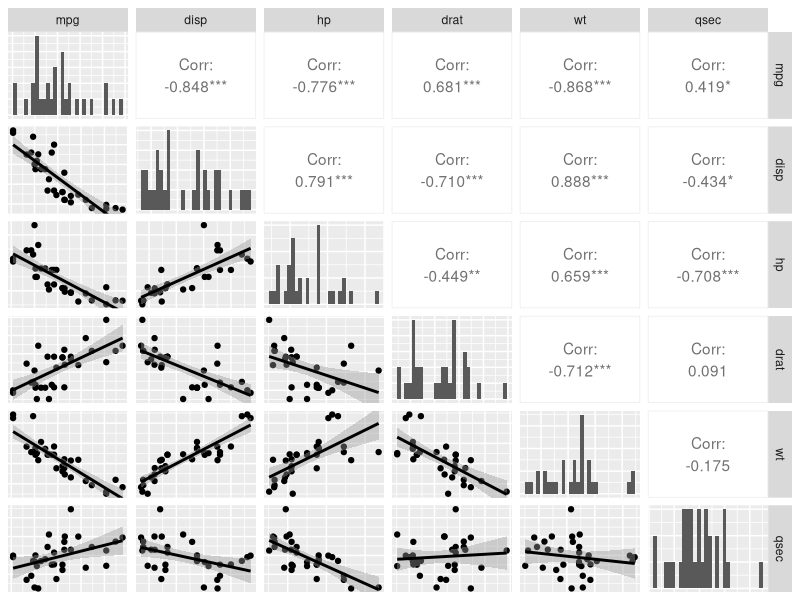
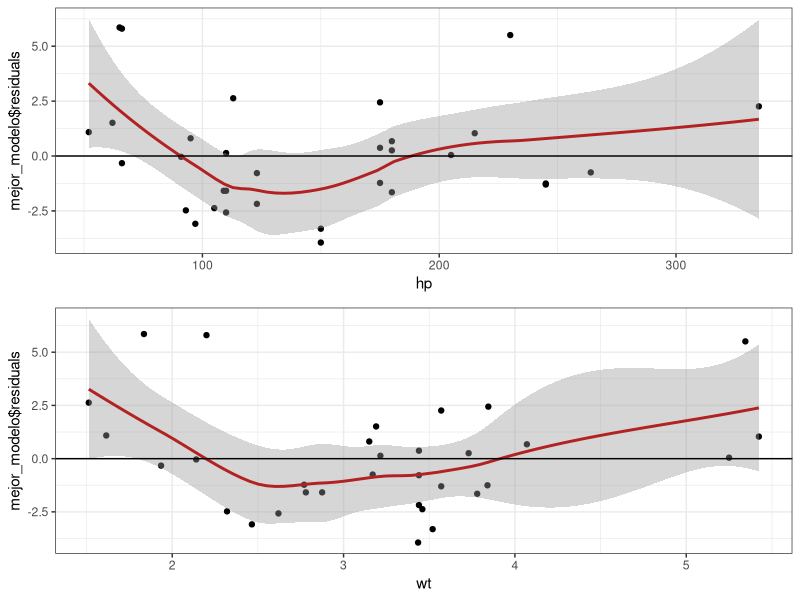
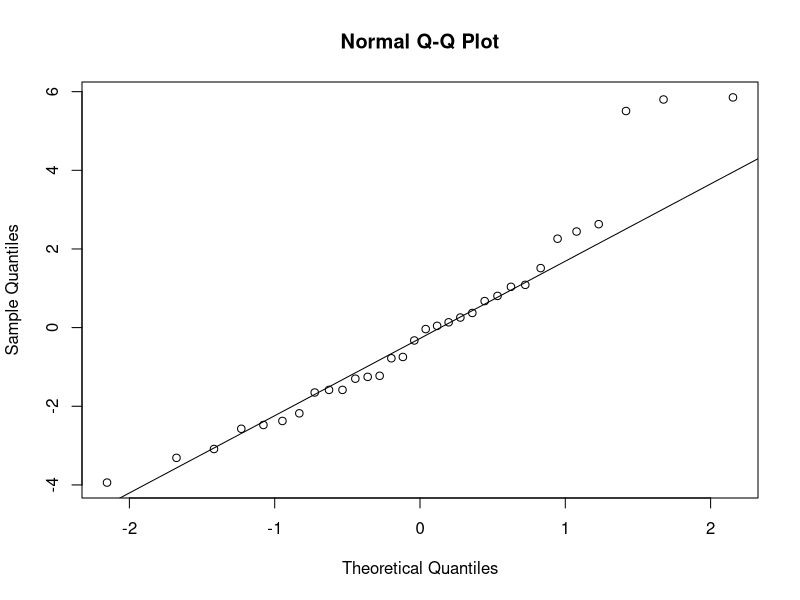
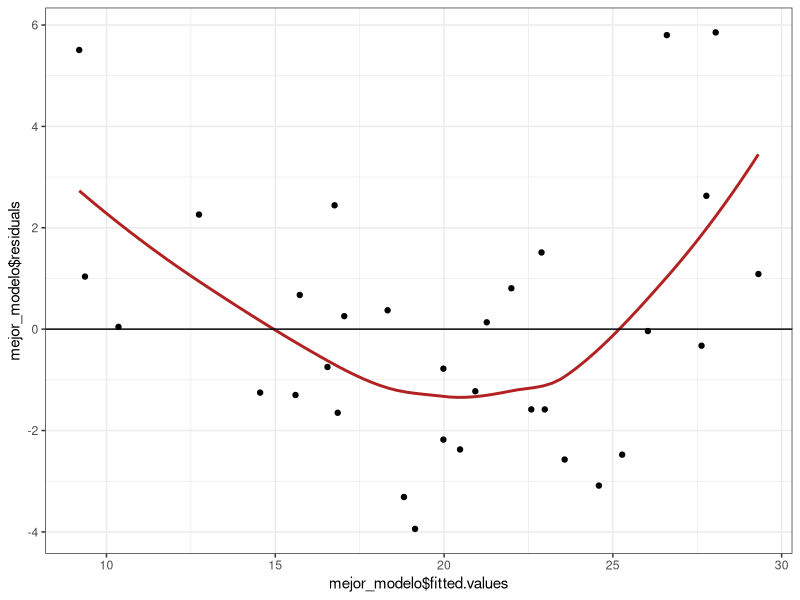
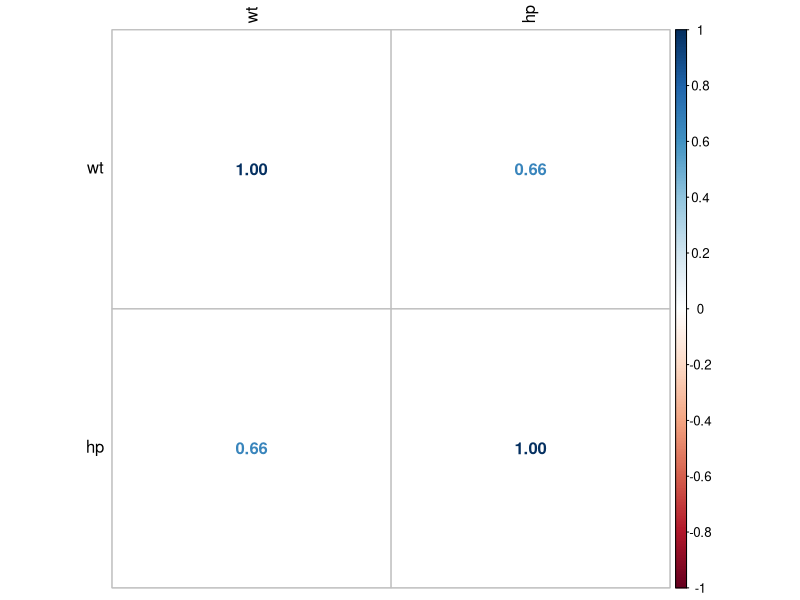

The R script that drew these images, in order:
## ---- chunk 1
library(dplyr)
## ---- chunk 2
datos <- mtcars
## ---- chunk 3
attach(datos)
## ---- chunk 4
datos <- select(datos, -c(am, vs, cyl, gear, carb))
## ---- chunk 5
library(GGally)
## ---- chunk 6
ggpairs(datos, lower = list(continuous = "smooth"),
        diag = list(continuous = "bar"), axisLabels = "none")
## ---- chunk 7
modelo_parcial <- lm (mpg ~ disp + hp + drat + wt, data = datos)
## ---- chunk 8
summary(modelo_parcial)
## ---- chunk 9
step(modelo_parcial, direction = "both", trace = 0)
## ---- chunk 10
mejor_modelo <- lm(mpg ~ hp + wt, data = datos)
## ---- chunk 11
summary(mejor_modelo)
## ---- chunk 12
confint(lm(mpg ~ hp + wt, data = datos))
## ---- chunk 13
library(ggplot2)
library(gridExtra)
## ---- chunk 14
plot1 <- ggplot(data = datos, aes(hp, mejor_modelo$residuals)) +
    geom_point() + geom_smooth(color = "firebrick") + geom_hline(yintercept = 0) +
    theme_bw()

plot2 <- ggplot(data = datos, aes(wt, mejor_modelo$residuals)) +
    geom_point() + geom_smooth(color = "firebrick") + geom_hline(yintercept = 0) +
    theme_bw()

grid.arrange(plot1, plot2)
## ---- chunk 15
qqnorm(mejor_modelo$residuals)
qqline(mejor_modelo$residuals)
## ---- chunk 16
shapiro.test(mejor_modelo$residuals)
## ---- chunk 17
ggplot(data = datos, aes(mejor_modelo$fitted.values, mejor_modelo$residuals)) +
geom_point() +
geom_smooth(color = "firebrick", se = FALSE) +
geom_hline(yintercept = 0) +
theme_bw()
## ---- chunk 18
library(lmtest)
## ---- chunk 19
bptest(mejor_modelo)
## ---- chunk 20
library(corrplot)
## ---- chunk 21
corrplot(cor(dplyr::select(datos, wt, hp)),
         method = "number", tl.col = "black")
## ---- chunk 22
library(car)
## ---- chunk 23
vif(mejor_modelo)
## ---- chunk 24
library(car)
dwt(mejor_modelo, alternative = "two.sided")
## ---- chunk 25

